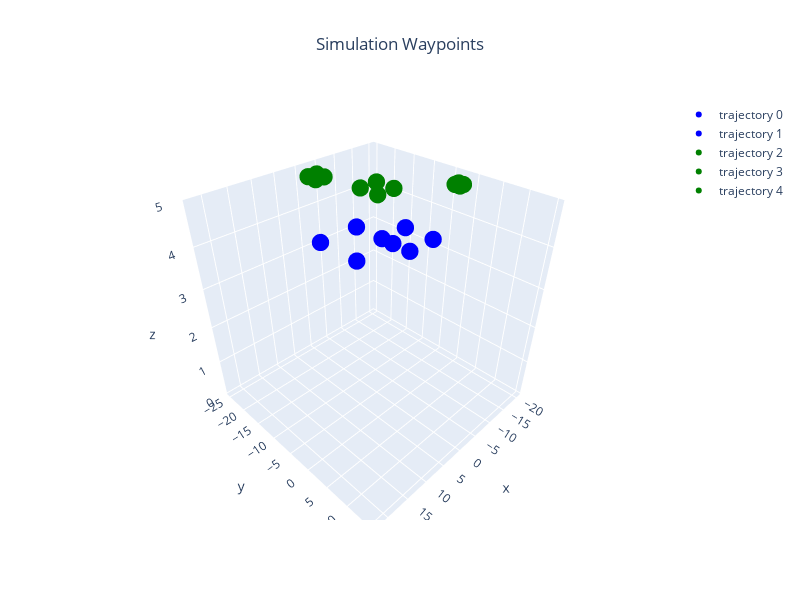

Notebook code for this chart:
### Markdown cell above
## Visualization Parameters

### Code cell
homes = tuple([offset[:3] for offset in offsets])
global_paths = tuple([local2global(tuple(path), home) for path, home in zip(local_paths, homes)])
models = 2*[('iris',Color.BLUE)]+3*[('iris',Color.GREEN)]  # len must agree with n_vehicles
markers = [ConfigGazebo.create_trajectory_from_array(array=global_paths[i],color=models[i][1]) for i in range(n_vehicles)]
Gazebo.plot_3d_interactive(markers=markers,title="Simulation Waypoints",frames=(0.2, 0.2, 0.6),ground=-0.05)

### Figure 1 — Plotly figure (JSON) as saved in the notebook; plotly's stock layout.template omitted (floating-point values rounded to 4 significant figures)
{"data": [{"marker": {"color": ["blue", "blue", "blue", "blue", "blue"], "size": 6}, "mode": "markers", "name": "trajectory 0", "type": "scatter3d", "x": [5, 5, 10, 10, 5], "y": [5, 10, 10, 5, 5], "z": [5, 5, 5, 5, 5]}, {"marker": {"color": ["blue", "blue", "blue", "blue", "blue"], "size": 6}, "mode": "markers", "name": "trajectory 1", "type": "scatter3d", "x": [10, 10, 17, 17, 10], "y": [0, 7, 7, 0, 0], "z": [5, 5, 5, 5, 5]}, {"marker": {"color": ["green", "green", "green", "green", "green"], "size": 6}, "mode": "markers", "name": "trajectory 2", "type": "scatter3d", "x": [-5, -5, -1, -1, -5], "y": [-10, -6, -6, -10, -10], "z": [5, 5, 5, 5, 5]}, {"marker": {"color": ["green", "green", "green", "green", "green"], "size": 6}, "mode": "markers", "name": "trajectory 3", "type": "scatter3d", "x": [-15, -15, -14, -14, -15], "y": [0, 1, 1, 0, 0], "z": [5, 5, 5, 5, 5]}, {"marker": {"color": ["green", "green", "green", "green", "green"], "size": 6}, "mode": "markers", "name": "trajectory 4", "type": "scatter3d", "x": [0, 0, 2, 2, 0], "y": [-20, -18, -18, -20, -20], "z": [5, 5, 5, 5, 5]}], "layout": {"height": 600, "scene": {"xaxis": {"range": [-21.4, 23.4], "title": {"text": "x"}}, "yaxis": {"range": [-26, 16], "title": {"text": "y"}}, "zaxis": {"range": [-0.05, 5], "title": {"text": "z"}}}, "showlegend": true, "title": {"text": "Simulation Waypoints", "x": 0.5, "xanchor": "center"}, "width": 800}}
